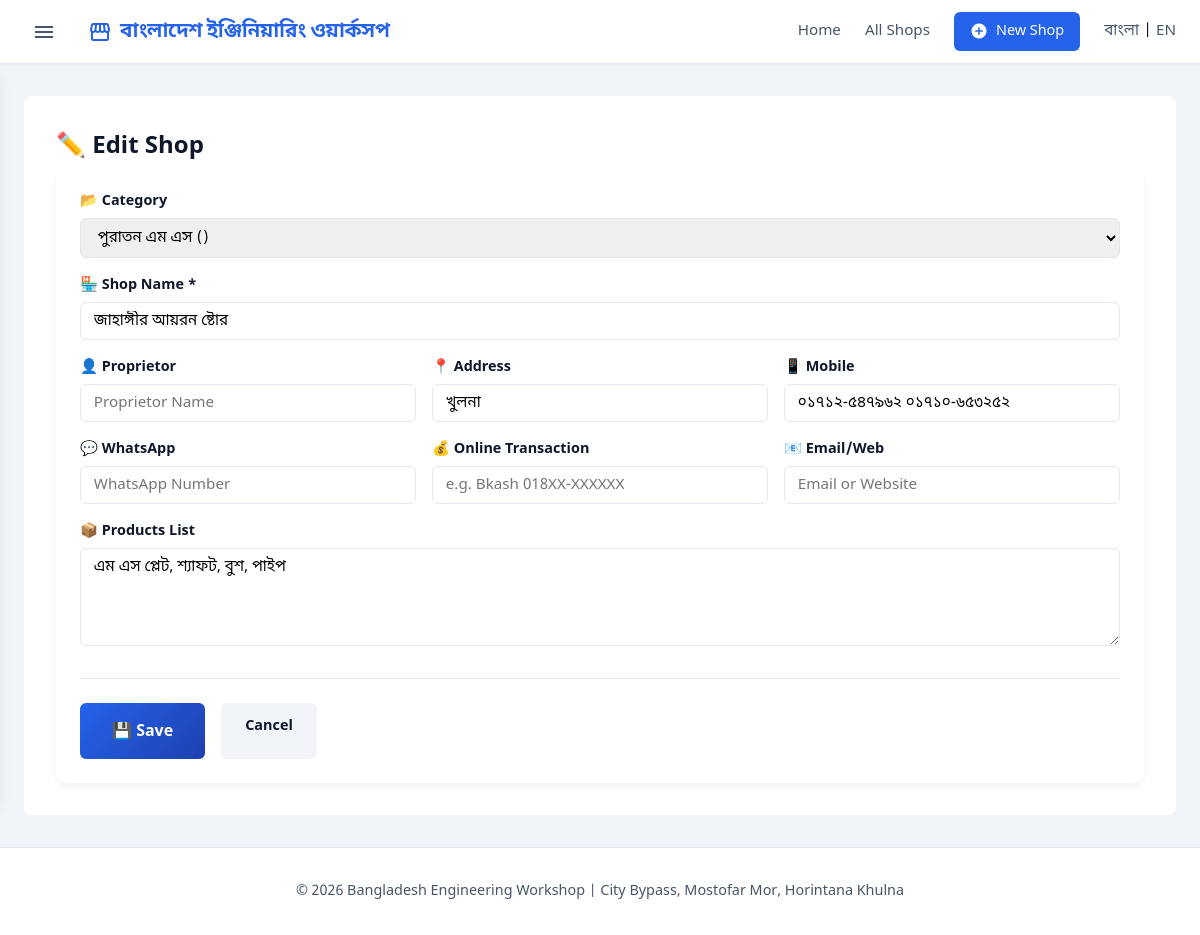
Screenshot of /shop/edit/4 with the database file from the repository.
### database.py (models this page shows)
class Shop(db.Model):
    __tablename__ = 'shops'
    id = db.Column(db.Integer, primary_key=True)
    category_id = db.Column(db.Integer, db.ForeignKey('categories.id'))
    serial_no = db.Column(db.String(5000))
    name = db.Column(db.String(20000))
    proprietor = db.Column(db.String(10000))
    address = db.Column(db.Text)
    mobile = db.Column(db.String(10000))
    transaction_status = db.Column(db.String(10000))
    whatsapp = db.Column(db.String(5000))
    email_web = db.Column(db.String(10000))
    products = db.Column(db.Text)
    created_at = db.Column(db.DateTime, default=datetime.datetime.now)
    updated_at = db.Column(db.DateTime, default=datetime.datetime.now, onupdate=datetime.datetime.now)
    def to_dict(self):
        return {
            'id': self.id,
            'category_id': self.category_id,
            'category_name': self.category.name if self.category else '',
            'category_name_english': self.category.name_english if self.category else '',
            'serial_no': self.serial_no,
            'name': self.name,
            'proprietor': self.proprietor,
            'address': self.address,
            'mobile': self.mobile,
            'transaction_status': self.transaction_status,
            'whatsapp': self.whatsapp,
            'email_web': self.email_web,
            'products': self.products,
            'created_at': self.created_at.isoformat() if self.created_at else None,
            'updated_at': self.updated_at.isoformat() if self.updated_at else None
        }

### app.py (the view, shortened to what this page needs)
@app.route('/shop/edit/<int:shop_id>', methods=['GET', 'POST'])
def edit_shop(shop_id):
    shop = db.get_shop_by_id(shop_id)
    if not shop:
        flash('দোকান খুঁজে পাওয়া যায়নি!', 'error')
        return redirect(url_for('index'))
    categories = db.get_all_categories()
    return render_template('shop_form.html', categories=categories, shop=shop, action='edit', shop_id=shop_id)

### app.py (called while the page is built)
def get_locale():
    if 'lang' in session:
        return session['lang']
    return request.accept_languages.best_match(['bn', 'en'])

@app.context_processor
def inject_categories():
    return dict(categories=db.get_all_categories())

### database.py (called while the page is built)
    def get_all_categories(self):
        cats = Category.query.order_by(Category.id).all()
        return [c.to_dict() for c in cats]

    def get_shop_by_id(self, shop_id):
        shop = Shop.query.get(shop_id)
        return shop.to_dict() if shop else None

    def to_dict(self):
        return {
            'id': self.id,
            'name': self.name,
            'name_english': self.name_english
        }

### templates/shop_form.html (shortened to what this page needs)
{% extends 'base.html' %}
{% block content %}
<section class="shop-form-section">
    <h1>
        {% if action == 'add' %}
        ➕ {{ _('Add New Shop') }}
        {% else %}
        ✏️ {{ _('Edit Shop') }}
        {% endif %}
    </h1>
    <form method="POST" class="shop-form">
        <div class="form-grid">
            <div class="form-group full-width">
                <label for="category_id">📂 {{ _('Category') }}</label>
                <div class="category-input-group">
                    <select name="category_id" id="category_id" class="form-control">
                        {% for cat in categories %}
                        <option value="{{ cat.id }}" {% if shop.category_id==cat.id %}selected{% endif %}>
                            {{ cat.name }} ({{ cat.name_english }})
                        </option>
                        {% endfor %}
                    </select>
                </div>
            </div>
            <div class="form-group full-width">
                <label for="name">🏪 {{ _('Shop Name') }} <span class="required">*</span></label>
                <input type="text" name="name" id="name" class="form-control" required value="{{ shop.name or '' }}"
                    placeholder="{{ _('Enter shop name') }}">
            </div>
            <div class="form-group">
                <label for="proprietor">👤 {{ _('Proprietor') }}</label>
                <input type="text" name="proprietor" id="proprietor" class="form-control"
                    value="{{ shop.proprietor or '' }}" placeholder="{{ _('Proprietor Name') }}">
            </div>
            <div class="form-group">
                <label for="address">📍 {{ _('Address') }}</label>
                <input type="text" name="address" id="address" class="form-control" value="{{ shop.address or '' }}"
                    placeholder="{{ _('Shop Address') }}">
            </div>
            <div class="form-group">
                <label for="mobile">📱 {{ _('Mobile') }}</label>
                <input type="text" name="mobile" id="mobile" class="form-control" value="{{ shop.mobile or '' }}"
                    placeholder="{{ _('e.g. 017XX-XXXXXX') }}">
            </div>
            <div class="form-group">
                <label for="whatsapp">💬 {{ _('WhatsApp') }}</label>
                <input type="text" name="whatsapp" id="whatsapp" class="form-control" value="{{ shop.whatsapp or '' }}"
                    placeholder="{{ _('WhatsApp Number') }}">
            </div>
            <div class="form-group">
                <label for="transaction_status">💰 {{ _('Online Transaction') }}</label>
                <input type="text" name="transaction_status" id="transaction_status" class="form-control"
                    value="{{ shop.transaction_status or '' }}" placeholder="{{ _('e.g. Bkash 018XX-XXXXXX') }}">
            </div>
            <div class="form-group">
                <label for="email_web">📧 {{ _('Email/Web') }}</label>
                <input type="text" name="email_web" id="email_web" class="form-control"
                    value="{{ shop.email_web or '' }}" placeholder="{{ _('Email or Website') }}">
            </div>
            <div class="form-group full-width">
                <label for="products">📦 {{ _('Products List') }}</label>
                <textarea name="products" id="products" class="form-control" rows="4"
                    placeholder="{{ _('Products available in this shop...') }}">{{ shop.products or '' }}</textarea>
            </div>
        </div>
        <div class="form-actions">
            <button type="submit" class="btn btn-primary btn-lg">
                {% if action == 'add' %}
                ➕ {{ _('Add Shop') }}
                {% else %}
                💾 {{ _('Save') }}
                {% endif %}
            </button>
            <a href="{{ url_for('index') }}" class="btn btn-secondary">{{ _('Cancel') }}</a>
        </div>
    </form>
</section>
{% endblock %}

### static/style.css (style rules this page uses)
:root { --primary: #2563eb; --primary-dark: #1e40af; --secondary: #64748b; --success: #10b981; --danger: #ef4444; --surface: #ffffff; --background: #f1f5f9; --text-main: #0f172a; --text-muted: #475569; --border: #e2e8f0; --dark: var(--text-main); --light: var(--background); --text-color: var(--text-main); --shadow-sm: 0 1px 2px 0 rgba(0, 0, 0, 0.05); --shadow: 0 4px 6px -1px rgba(0, 0, 0, 0.1), 0 2px 4px -1px rgba(0, 0, 0, 0.06); --shadow-lg: 0 10px 15px -3px rgba(0, 0, 0, 0.1); --radius: 8px; --radius-sm: 6px; --font-main: 'Noto Sans Bengali', system-ui, -apple-system, sans-serif; --transition: all 0.2s cubic-bezier(0.4, 0, 0.2, 1); }
* { margin: 0; padding: 0; box-sizing: border-box; }
body { font-family: var(--font-main); background-color: var(--background); color: var(--text-main); line-height: 1.6; min-height: 100vh; display: flex; flex-direction: column; }
.btn { display: inline-block; padding: 0.75rem 1.5rem; border-radius: var(--radius-sm); text-decoration: none; font-weight: 600; font-size: 0.9rem; transition: var(--transition); border: none; cursor: pointer; font-family: inherit; background: var(--primary); color: white; }
.btn-primary { background: linear-gradient(135deg, var(--primary), var(--primary-dark)); }
.btn-secondary { background: var(--light); color: var(--dark); }
.btn-lg { padding: 1rem 2rem; font-size: 1rem; }
.shop-form-section { background: white; border-radius: var(--radius); padding: 2rem; margin: 2rem 0; }
.shop-form { background: white; padding: 1.5rem; border-radius: 12px; box-shadow: 0 4px 6px rgba(0, 0, 0, 0.05); }
.form-grid { display: grid; grid-template-columns: repeat(auto-fit, minmax(250px, 1fr)); gap: 1rem; }
.form-group { display: flex; flex-direction: column; gap: 0.3rem; }
.full-width { grid-column: 1 / -1; }
label { font-weight: 600; color: var(--text-color); font-size: 0.9rem; }
.form-control { padding: 0.5rem 0.8rem; border: 1px solid #e2e8f0; border-radius: 6px; font-size: 0.95rem; transition: var(--transition); font-family: inherit; }
textarea.form-control { min-height: 80px; resize: vertical; }
.category-input-group { display: flex; gap: 0.5rem; align-items: center; }
.category-input-group select { flex: 1; }
select.form-control { cursor: pointer; }
.form-actions { margin-top: 2rem; padding-top: 1.5rem; border-top: 1px solid var(--border); display: flex; gap: 1rem; }

### rows the page displays
Shop: name "জাহাঙ্গীর আয়রন ষ্টোর", address "খুলনা", mobile "০১৭১২-৫৪৭৯৬২ ০১৭১০-৬৫৩২৫২", products "এম এস প্লেট, শ্যাফট, বুশ, পাইপ"

### other values shown
form field category_id "পুরাতন এম এস ()"
